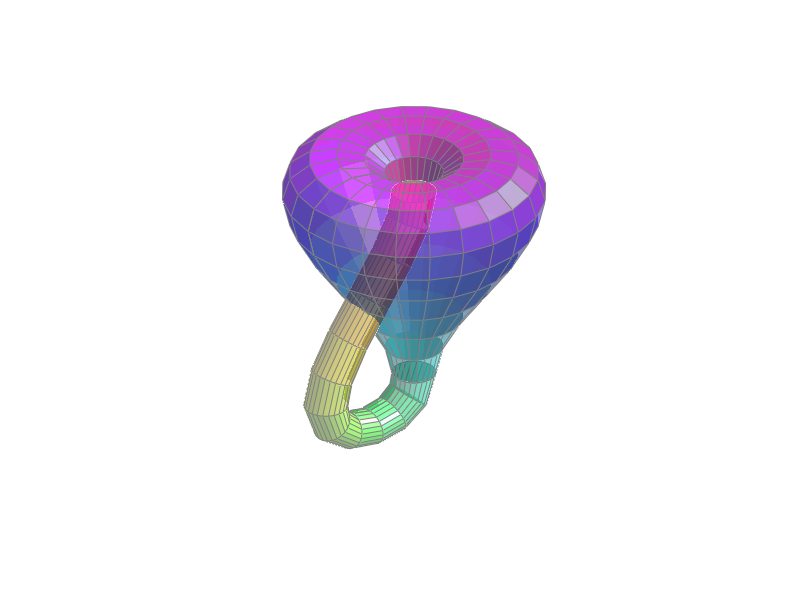

Recreate this plot in MATLAB.
%% Klein Bottle
% This example shows how to display a self-intersecting Klein bottle.
%
% A Klein bottle is a nonorientable surface in four-dimensional space. It
% is formed by attaching two Mobius strips along their common boundary.
%
% Klein bottles cannot be constructed without intersection in
% three-dimensional space.
%
% Thanks to Davide Cervone, University of Minnesota.

%   Copyright 1984-2014 The MathWorks, Inc.

%% Generate The Klein Bottle
% Define Klein bottle parameters

n = 12;
a = .2;                         % the diameter of the small tube
c = .6;                         % the diameter of the bulb
t1 = pi/4 : pi/n : 5*pi/4;      % parameter along the tube
t2 = 5*pi/4 : pi/n : 9*pi/4;    % angle around the tube
u  = pi/2 : pi/n : 5*pi/2;
[X,Z1] = meshgrid(t1,u);
[Y,Z2] = meshgrid(t2,u);

% The handle
len = sqrt(sin(X).^2 + cos(2*X).^2);
x1 = c*ones(size(X)).*(cos(X).*sin(X) ...
   - 0.5*ones(size(X))+a*sin(Z1).*sin(X)./len);
y1 = a*c*cos(Z1).*ones(size(X));
z1 = ones(size(X)).*cos(X) + a*c*sin(Z1).*cos(2*X)./len;
handleHndl = surf(x1,y1,z1,X);
set(handleHndl,'EdgeColor',[.5 .5 .5]);
hold on;

% The bulb
r = sin(Y) .* cos(Y) - (a + 1/2) * ones(size(Y));
x2 = c * sin(Z2) .* r;
y2 = - c * cos(Z2) .* r;
z2 = ones(size(Y)) .* cos(Y);
bulbHndl = surf(x2,y2,z2,Y);
set(bulbHndl,'EdgeColor',[.5 .5 .5])

colormap(hsv);
axis vis3d
view(-37,30);
axis off
light('Position',[2 -4 5])
light
hold off

%% Half of The Bottle

shading interp
c = X;
[row, col] = size(c);
c(1:floor(row/2),:) = NaN*ones(floor(row/2),col);
set(handleHndl,'CData',c);

c = Y;
[row, col] = size(c);
c(1:floor(row/2),:) = NaN*ones(floor(row/2),col);
set(bulbHndl,'CData',c);
set([handleHndl bulbHndl],'FaceAlpha',1);


%% Transparent Bottle

shading faceted;
set(handleHndl,'CData',X);
set(bulbHndl,'CData',Y);
set([handleHndl bulbHndl], ...
   'EdgeColor',[.5 .5 .5], ...
   'FaceAlpha',.5);
